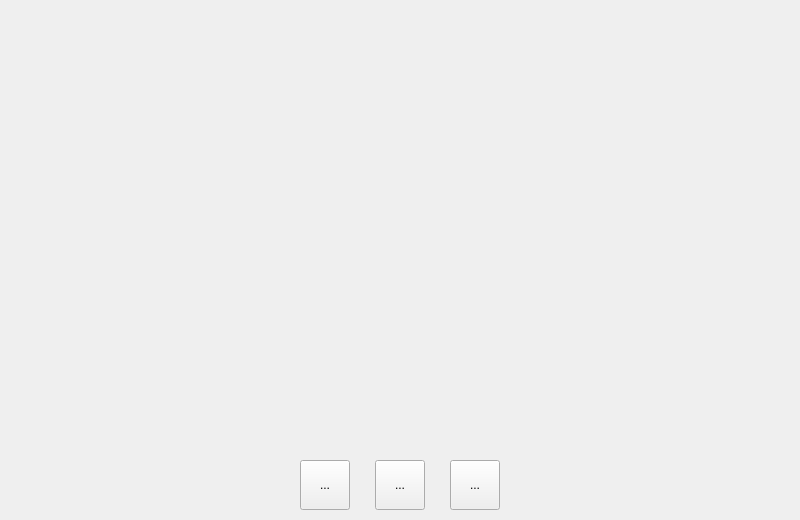
<?xml version="1.0" encoding="UTF-8"?>
<ui version="4.0">
 <class>Widget</class>
 <widget class="QWidget" name="Widget">
  <property name="geometry">
   <rect>
    <x>0</x>
    <y>0</y>
    <width>800</width>
    <height>520</height>
   </rect>
  </property>
  <property name="windowTitle">
   <string>Widget</string>
  </property>
  <widget class="QWidget" name="player_" native="true">
   <property name="geometry">
    <rect>
     <x>0</x>
     <y>0</y>
     <width>800</width>
     <height>450</height>
    </rect>
   </property>
  </widget>
  <widget class="QToolButton" name="open_btn_">
   <property name="geometry">
    <rect>
     <x>300</x>
     <y>460</y>
     <width>50</width>
     <height>50</height>
    </rect>
   </property>
   <property name="text">
    <string>...</string>
   </property>
  </widget>
  <widget class="QToolButton" name="pause_btn_">
   <property name="geometry">
    <rect>
     <x>375</x>
     <y>460</y>
     <width>50</width>
     <height>50</height>
    </rect>
   </property>
   <property name="text">
    <string>...</string>
   </property>
   <property name="checkable">
    <bool>false</bool>
   </property>
  </widget>
  <widget class="QToolButton" name="stop_btn_">
   <property name="geometry">
    <rect>
     <x>450</x>
     <y>460</y>
     <width>50</width>
     <height>50</height>
    </rect>
   </property>
   <property name="text">
    <string>...</string>
   </property>
  </widget>
 </widget>
 <layoutdefault spacing="6" margin="11"/>
 <resources/>
 <connections/>
</ui>
